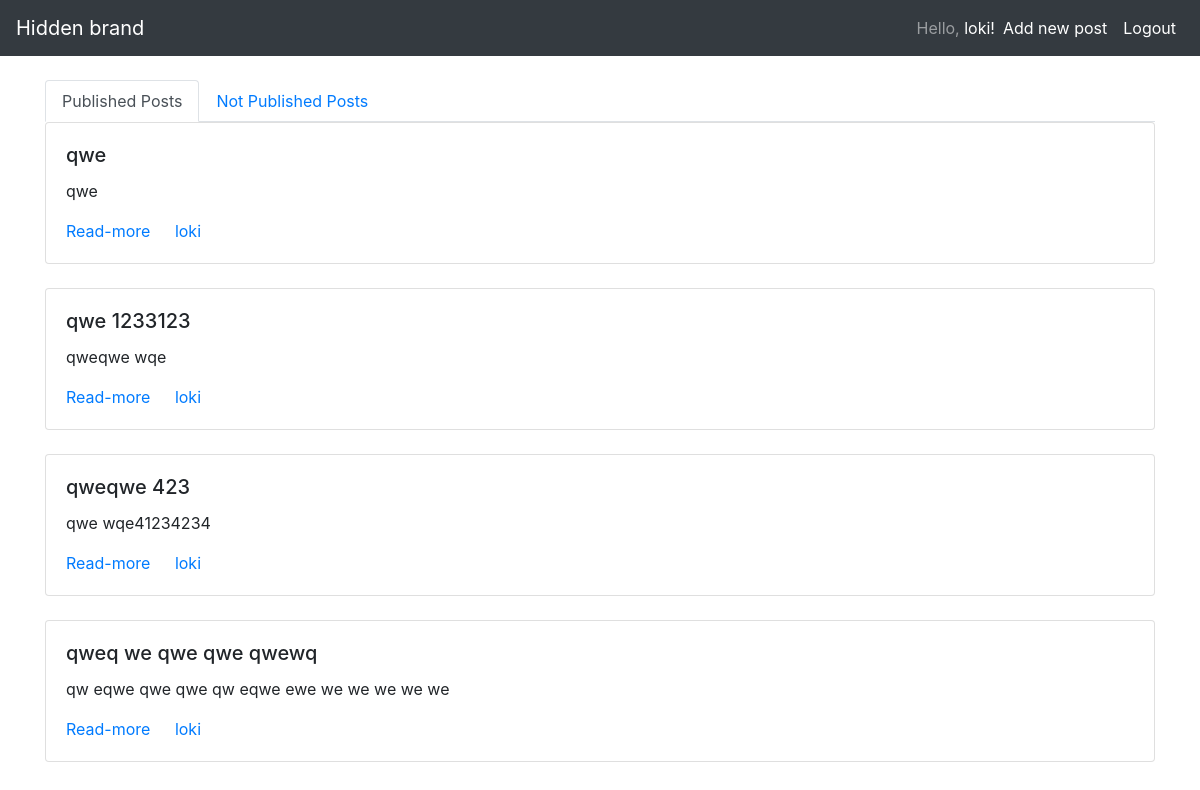
/profile/ (signed in), run on an earlier commit of the app's database.
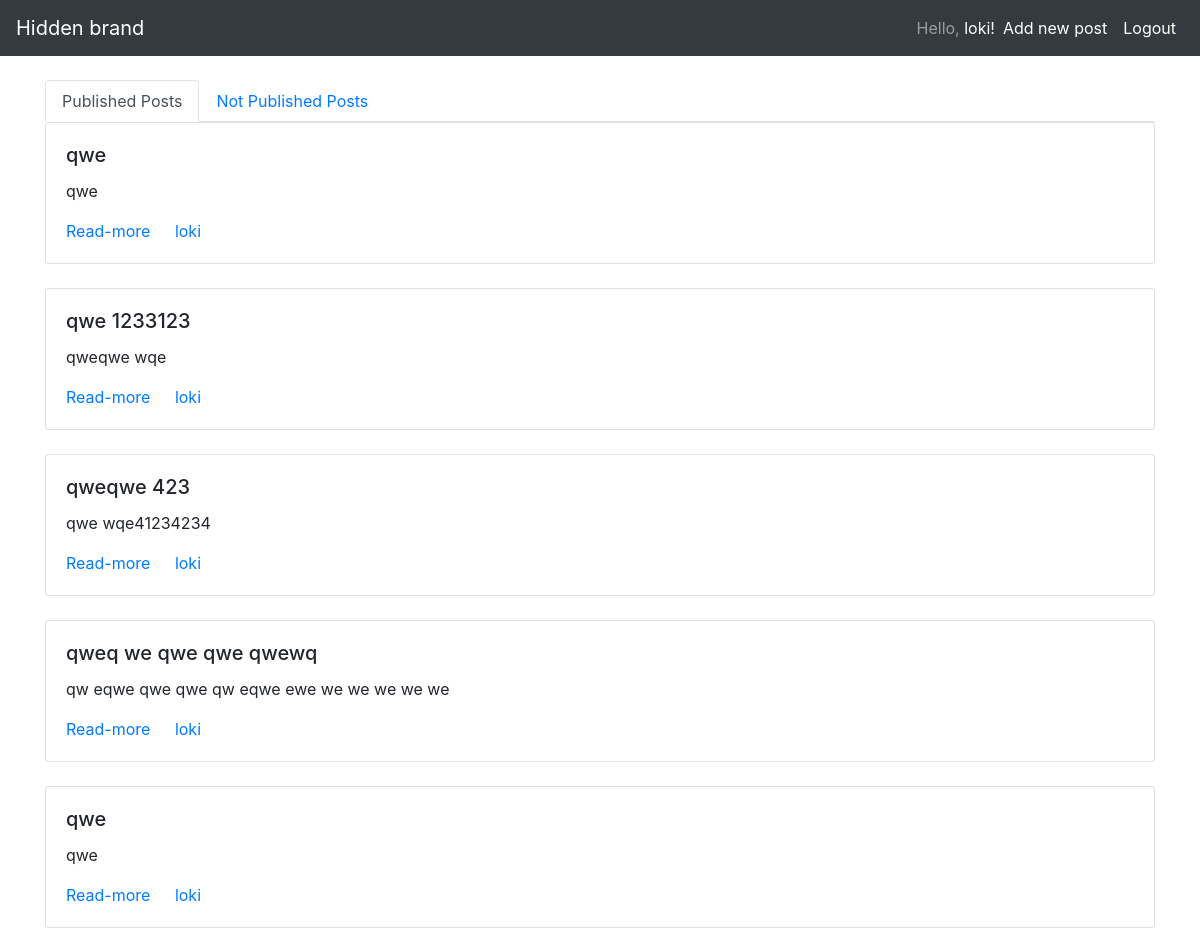
And on a later commit of the database.
### core/models.py (models this page shows, shortened)
class Post(models.Model):
    NEWS_TYPE = 0
    STORY_TYPE = 1
    ART_TYPE = 2
    TYPE_CHOICES = (
        (NEWS_TYPE, 'News'),
        (STORY_TYPE, 'Story'),
        (ART_TYPE, 'Art')
    )
    title = models.CharField(max_length=255)
    slug = models.SlugField(max_length=255,
                            help_text="URL like line",
                            verbose_name='URL like str')
    body = models.TextField()
    owner = models.ForeignKey(User)
    is_published = models.BooleanField(default=False)
    created_at = models.DateTimeField(auto_now_add=True)
    published_at = models.DateTimeField(blank=True, null=True)
    file = models.FileField(upload_to="posts_files", blank=True, null=True)
    type = models.IntegerField(null=True, choices=TYPE_CHOICES)
    tags = models.ManyToManyField(Tags)
    objects = PostManager()

### core/views.py (the view)
# urls.py: url(r'^profile/', Profile.as_view(), name='profile'),
class Profile(TemplateView):
    template_name = 'profile.html'
    def get_context_data(self, **kwargs):
        context = super(Profile, self).get_context_data(**kwargs)
        user_posts = Post.objects.filter(
            owner=self.request.user
        )
        context['published'] = user_posts.filter(
            is_published=True)
        context['not_published'] = user_posts.filter(
            is_published=False
        )
        return context

### core/context_processors.py (called while the page is built)
def lazy_context_processor(request):
    return {
        'some_name': settings
    }

### core/templates/profile.html (shortened to what this page needs)
{% extends 'base.html' %}
{% load bootstrap %}
{% block content %}
    <ul class="nav nav-tabs" id="myTab" role="tablist">
      <li class="nav-item">
        <a class="nav-link active" id="home-tab" data-toggle="tab" href="#home" role="tab" aria-controls="home" aria-selected="true">Published Posts</a>
      </li>
      <li class="nav-item">
        <a class="nav-link" id="profile-tab" data-toggle="tab" href="#profile" role="tab" aria-controls="profile" aria-selected="false">Not Published Posts</a>
    </ul>
    <div class="tab-content" id="myTabContent">
      <div class="tab-pane fade show active" id="home" role="tabpanel" aria-labelledby="home-tab">
        {% for post in published %}
        <div class="card">
          <div class="card-body">
            <h5 class="card-title">{{ post.title }}</h5>
            <p class="card-text">
                {{ post.body }}
            </p>
            <a href="#" class="card-link">Read-more</a>
            <a href="#" class="card-link">{{ post.owner.username }}</a>
          </div>
        </div>
        <br>
        {% endfor %}
      </div>
    </div>
{% endblock %}

### core/templates/base.html (shortened to what this page needs)
<html>
    <head>
        <link rel="stylesheet" href="https://stackpath.bootstrapcdn.com/bootstrap/4.1.3/css/bootstrap.min.css">
    </head>
    <body>
        <nav class="navbar navbar-expand-lg navbar-dark bg-dark">
          <div class="collapse navbar-collapse" id="navbarTogglerDemo01">
            <a class="navbar-brand" href="#">Hidden brand</a>
            <ul class="navbar-nav ml-auto">
                {% if user.is_authenticated %}
              <li class="nav-item active">
                  <span class="navbar-text">Hello, <a href="{% url 'profile' %}">{{user.username}}!</a></span>
              </li>
              <li class="nav-item active">
                <a class="nav-link" href="{% url 'add_post' %}">Add new post</a>
              </li>
              <li class="nav-item active">
                <a class="nav-link" href="{% url 'logout' %}">Logout</a>
              </li>
                {% endif %}
            </ul>
          </div>
        </nav>
        <br>
    <div class="container">
        {% block content %}{% endblock %}
    </div>
    </body>
</html>

What changed in the data, as far as the page shows it:
added Post: title "qwe", body "qwe", owner.username "loki"
